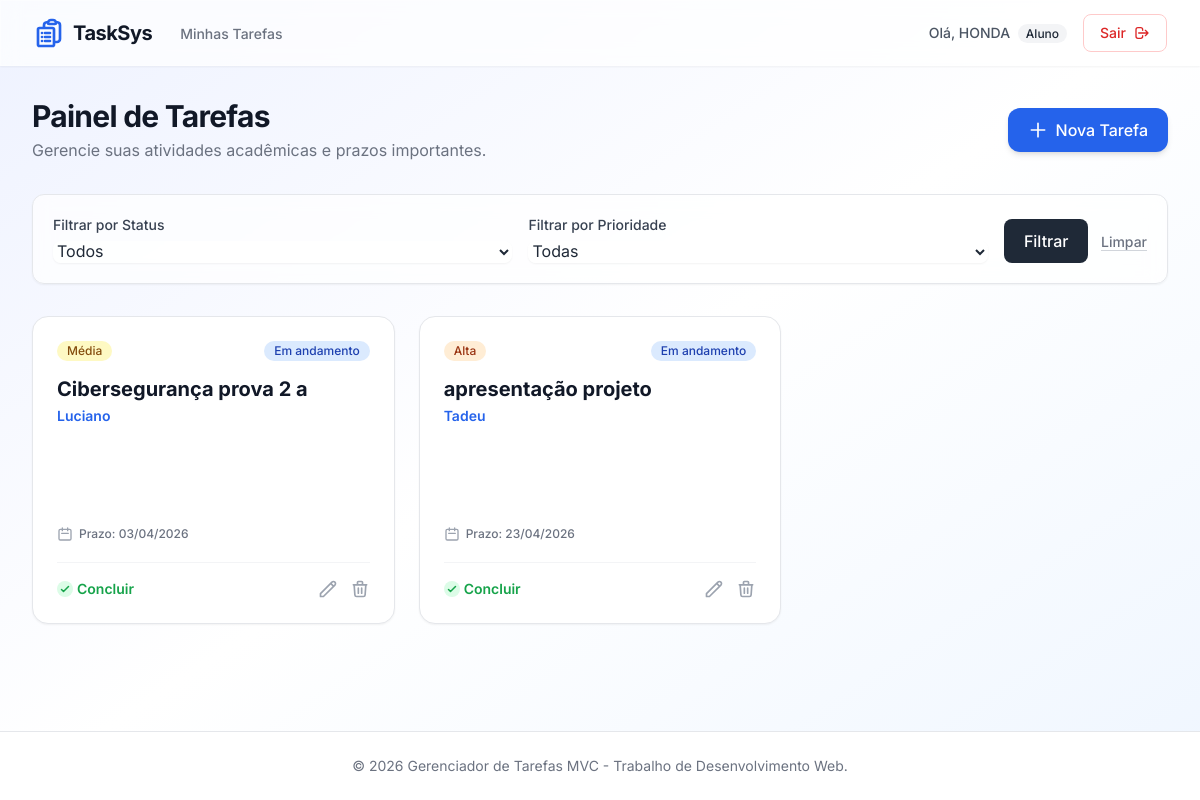
The page /index.php?c=tarefa&a=index (signed in) on the database its author committed.
### tables this page shows
CREATE TABLE tarefa (
            id INTEGER PRIMARY KEY AUTOINCREMENT,
            titulo TEXT NOT NULL,
            descricao TEXT,
            disciplina TEXT,
            data_criacao TEXT NOT NULL DEFAULT (DATE('now')),
            data_entrega TEXT,
            usuario_id INTEGER NOT NULL,
            prioridade_id INTEGER NOT NULL,
            status_id INTEGER NOT NULL,
            FOREIGN KEY (usuario_id) REFERENCES usuario(id) ON DELETE CASCADE,
            FOREIGN KEY (prioridade_id) REFERENCES prioridade(id),
            FOREIGN KEY (status_id) REFERENCES status(id)
        );

CREATE TABLE prioridade (
            id INTEGER PRIMARY KEY AUTOINCREMENT,
            nome TEXT NOT NULL
        );

CREATE TABLE status (
            id INTEGER PRIMARY KEY AUTOINCREMENT,
            nome TEXT NOT NULL
        );

### app/controllers/Controller.php (called while the page is built, shortened)
<?php
class Controller {
    protected function render($view, $data = []) {
        extract($data);
        require_once __DIR__ . '/../views/' . $view . '.php';
        require_once __DIR__ . '/../views/layouts/main.php';
    }
}

### app/controllers/TarefaController.php (called while the page is built, shortened)
<?php
class TarefaController extends Controller {
    public function index() {
        $filtros = [
            'status_id' => $_GET['status_id'] ?? '',
            'prioridade_id' => $_GET['prioridade_id'] ?? ''
        ];
        $tarefas = Tarefa::listarPorUsuario($_SESSION['usuario_id'], $filtros);
        $status_list = Status::listar();
        $prioridades = Prioridade::listar();
        $this->render('tarefas/index', [
            'tarefas' => $tarefas,
            'status_list' => $status_list,
            'prioridades' => $prioridades,
            'filtros' => $filtros
        ]);
    }
}

### app/models/Tarefa.php (called while the page is built, shortened)
<?php
class Tarefa {
    public static function listarPorUsuario($usuario_id, $filtros = []) {
        $db = Database::getConnection();
        $sql = "SELECT t.*, s.nome as status_nome, p.nome as prioridade_nome
                FROM tarefa t
                JOIN status s ON t.status_id = s.id
                JOIN prioridade p ON t.prioridade_id = p.id
                WHERE t.usuario_id = :usuario_id";
        $params = [':usuario_id' => $usuario_id];
        $sql .= " ORDER BY t.data_entrega ASC, t.prioridade_id DESC";
        $stmt = $db->prepare($sql);
        $stmt->execute($params);
        return $stmt->fetchAll();
    }
}

### app/views/tarefas/index.php (the view, shortened to what this page needs)
<div class="mb-8 flex flex-col md:flex-row justify-between items-center gap-4">
    <div>
        <h1 class="text-3xl font-bold text-gray-900 tracking-tight">Painel de Tarefas</h1>
        <p class="text-gray-500 mt-1">Gerencie suas atividades acadêmicas e prazos importantes.</p>
    </div>
    <a href="index.php?c=tarefa&a=form" class="bg-blue-600 hover:bg-blue-700 text-white shadow-md hover:shadow-lg hover:-translate-y-0.5 transition-all px-5 py-2.5 rounded-xl font-medium inline-flex items-center gap-2">
        <svg fill="none" stroke="currentColor" viewBox="0 0 24 24" class="w-5 h-5"><path stroke-linecap="round" stroke-linejoin="round" stroke-width="2" d="M12 4v16m8-8H4"></path></svg>
        Nova Tarefa
    </a>
</div>
<div class="glass p-5 rounded-xl border border-gray-200 shadow-sm mb-8">
    <form method="GET" action="index.php" class="flex flex-wrap items-end gap-4">
        <div class="flex-1 min-w-[200px]">
            <label class="block text-sm font-medium text-gray-700 mb-1">Filtrar por Status</label>
            <select name="status_id" class="w-full border-gray-300 rounded-lg shadow-sm focus:border-blue-500 focus:ring-blue-500 bg-white/70">
                <option value="">Todos</option>
            </select>
        </div>
        <div class="flex-1 min-w-[200px]">
            <label class="block text-sm font-medium text-gray-700 mb-1">Filtrar por Prioridade</label>
            <select name="prioridade_id" class="w-full border-gray-300 rounded-lg shadow-sm focus:border-blue-500 focus:ring-blue-500 bg-white/70">
                <option value="">Todas</option>
            </select>
        </div>
        <div>
            <button type="submit" class="bg-gray-800 hover:bg-gray-900 text-white px-5 py-2.5 rounded-lg transition-colors font-medium">Filtrar</button>
            <a href="index.php?c=tarefa&a=index" class="ml-2 text-gray-500 hover:text-gray-700 text-sm font-medium border-b border-gray-300">Limpar</a>
        </div>
    </form>
</div>
<?php if (empty($tarefas)): ?>
    <div class="text-center py-16 bg-white/60 backdrop-blur-md rounded-2xl border border-gray-100 shadow-sm border-dashed">
        <svg class="mx-auto h-12 w-12 text-gray-400" fill="none" stroke="currentColor" viewBox="0 0 24 24"><path stroke-linecap="round" stroke-linejoin="round" stroke-width="1.5" d="M9 5H7a2 2 0 00-2 2v12a2 2 0 002 2h10a2 2 0 002-2V7a2 2 0 00-2-2h-2M9 5a2 2 0 002 2h2a2 2 0 002-2M9 5a2 2 0 012-2h2a2 2 0 012 2"></path></svg>
        <h3 class="mt-2 text-sm font-medium text-gray-900">Nenhuma tarefa encontrada</h3>
        <p class="mt-1 text-sm text-gray-500">Comece criando uma nova tarefa para organizar seus estudos.</p>
    </div>
<?php else: ?>
    <div class="grid grid-cols-1 md:grid-cols-2 lg:grid-cols-3 gap-6">
        <?php foreach ($tarefas as $t):
            $corPri = 'green';
            if ($t['prioridade_nome'] == 'Média') $corPri = 'yellow';
            if ($t['prioridade_nome'] == 'Alta') $corPri = 'orange';
            $corSta = 'gray';
            if ($t['status_nome'] == 'Em andamento') $corSta = 'blue';
            $concluida = $t['status_nome'] == 'Concluída';
        ?>
        <div class="relative group bg-white rounded-2xl shadow-sm border <?= $concluida ? 'border-green-200 bg-green-50/30 opacity-75 hover:opacity-100' : 'border-gray-200 hover:shadow-md' ?> p-6 transition-all duration-300">
            <div class="flex justify-between items-start mb-4">
                <span class="inline-flex items-center px-2.5 py-0.5 rounded-full text-xs font-medium bg-<?= $corPri ?>-100 text-<?= $corPri ?>-800">
                    <?= htmlspecialchars($t['prioridade_nome']) ?>
                </span>
                <span class="inline-flex items-center px-2.5 py-0.5 rounded-full text-xs font-medium bg-<?= $corSta ?>-100 text-<?= $corSta ?>-800">
                    <?= htmlspecialchars($t['status_nome']) ?>
                </span>
            </div>
            <h3 class="text-xl font-bold text-gray-900 mb-1 leading-tight <?= $concluida ? 'line-through text-gray-500' : '' ?>"><?= htmlspecialchars($t['titulo']) ?></h3>
            <p class="text-sm text-blue-600 font-semibold mb-3"><?= htmlspecialchars($t['disciplina']) ?></p>
            <p class="text-sm text-gray-600 mb-4 line-clamp-3 min-h-[4.5rem]">
            </p>
            <div class="flex items-center text-xs text-gray-500 mb-5 font-medium">
                <svg class="mr-1.5 h-4 w-4 text-gray-400" fill="none" stroke="currentColor" viewBox="0 0 24 24"><path stroke-linecap="round" stroke-linejoin="round" stroke-width="2" d="M8 7V3m8 4V3m-9 8h10M5 21h14a2 2 0 002-2V7a2 2 0 00-2-2H5a2 2 0 00-2 2v12a2 2 0 002 2z"></path></svg>
                Prazo: <?= !empty($t['data_entrega']) ? date('d/m/Y', strtotime($t['data_entrega'])) : 'Não definido' ?>
            </div>
            <div class="pt-4 border-t border-gray-100 flex items-center justify-between">
                <div>
                    <?php if (!$concluida): ?>
                    <a href="index.php?c=tarefa&a=concluir&id=<?= $t['id'] ?>" class="text-green-600 hover:text-green-800 text-sm font-semibold flex items-center gap-1 group/btn" onclick="return confirm('Concluir esta tarefa?')">
                        <svg class="w-4 h-4 bg-green-100 rounded-full group-hover/btn:bg-green-200 p-0.5" fill="none" stroke="currentColor" viewBox="0 0 24 24"><path stroke-linecap="round" stroke-linejoin="round" stroke-width="3" d="M5 13l4 4L19 7"></path></svg>
                        Concluir
                    </a>
                    <?php endif; ?>
                </div>
                <div class="flex space-x-3">
                    <a href="index.php?c=tarefa&a=form&id=<?= $t['id'] ?>" class="text-gray-400 hover:text-blue-600 transition-colors" title="Editar">
                        <svg class="h-5 w-5" fill="none" stroke="currentColor" viewBox="0 0 24 24"><path stroke-linecap="round" stroke-linejoin="round" stroke-width="2" d="M15.232 5.232l3.536 3.536m-2.036-5.036a2.5 2.5 0 113.536 3.536L6.5 21.036H3v-3.572L16.732 3.732z"></path></svg>
                    </a>
                    <a href="index.php?c=tarefa&a=excluir&id=<?= $t['id'] ?>" onclick="return confirm('Deseja excluir a tarefa?');" class="text-gray-400 hover:text-red-600 transition-colors" title="Excluir">
                        <svg class="h-5 w-5" fill="none" stroke="currentColor" viewBox="0 0 24 24"><path stroke-linecap="round" stroke-linejoin="round" stroke-width="2" d="M19 7l-.867 12.142A2 2 0 0116.138 21H7.862a2 2 0 01-1.995-1.858L5 7m5 4v6m4-6v6m1-10V4a1 1 0 00-1-1h-4a1 1 0 00-1 1v3M4 7h16"></path></svg>
                    </a>
                </div>
            </div>
        </div>
        <?php endforeach; ?>
    </div>
<?php endif; ?>

### app/views/layouts/main.php (style rules this page uses)
body { font-family: 'Inter', sans-serif; }
.glass { background: rgba(255, 255, 255, 0.7); backdrop-filter: blur(10px); -webkit-backdrop-filter: blur(10px); border: 1px solid rgba(255, 255, 255, 0.3); }

### rows shown on the page
tarefa: prioridade.nome "Média", status.nome "Em andamento", titulo "Cibersegurança prova 2 a", disciplina "Luciano", data_entrega "03/04/2026"
tarefa: prioridade.nome "Alta", status.nome "Em andamento", titulo "apresentação projeto", disciplina "Tadeu", data_entrega "23/04/2026"

### other values the page prints
$userName "HONDA"
